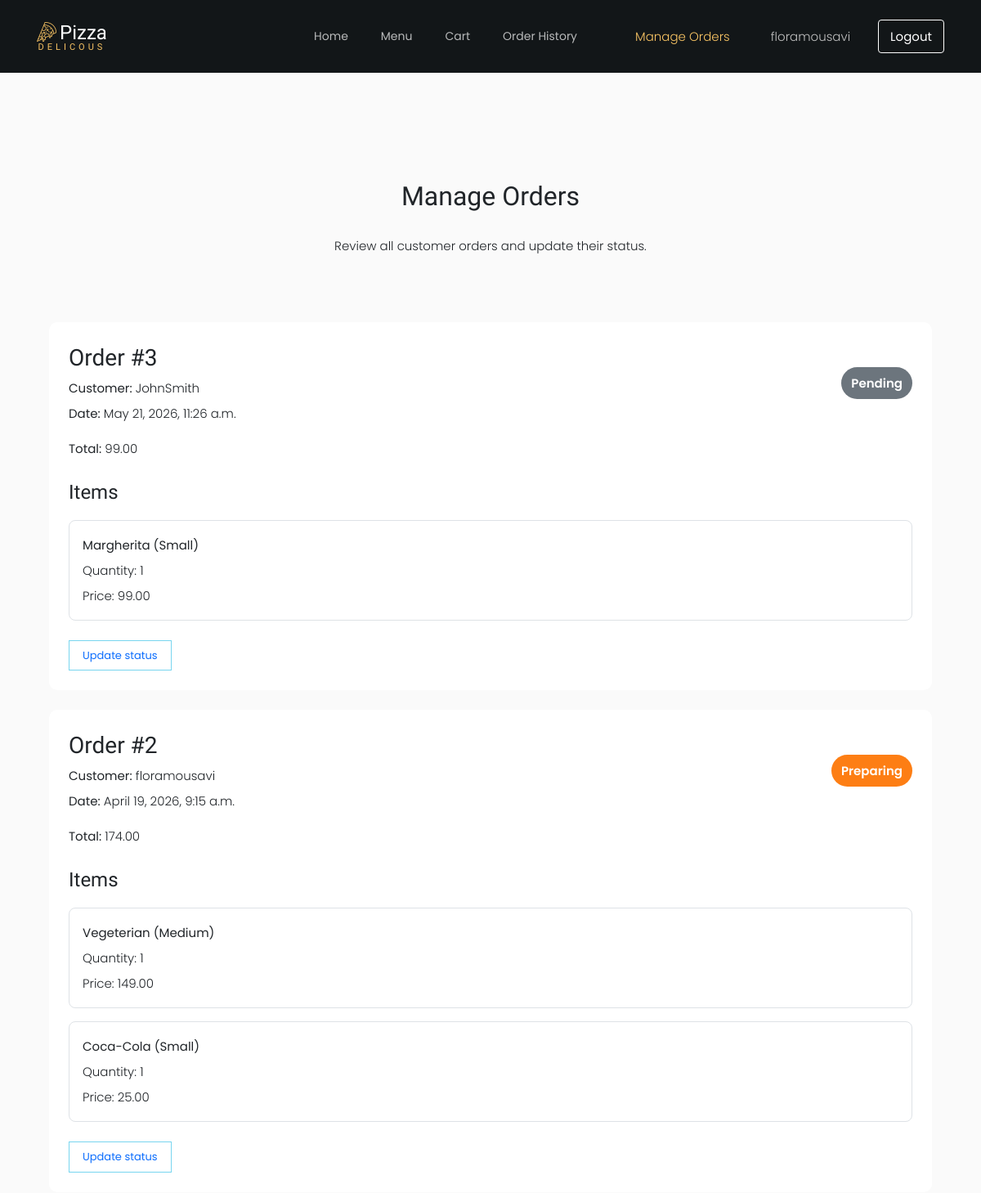
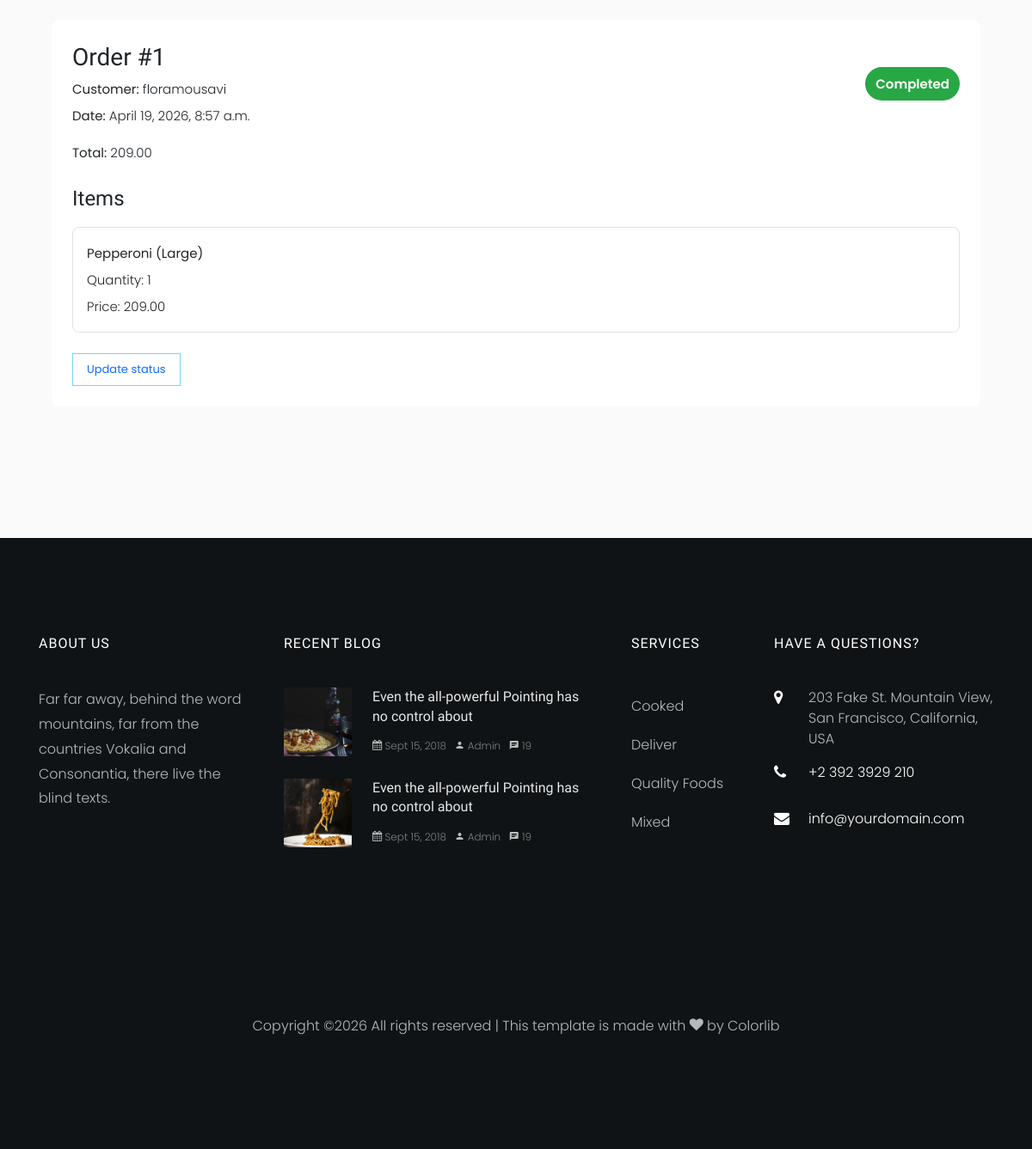
Page /orders/staff/ (signed in) on the committed database (2 pictures, top to bottom).
### orders/models.py (models this page shows, shortened)
class Order(models.Model):
    STATUS_PENDING = "Pending"
    STATUS_PREPARING = "Preparing"
    STATUS_COMPLETED = "Completed"
    STATUS_CHOICES = [
        (STATUS_PENDING, "Pending"),
        (STATUS_PREPARING, "Preparing"),
        (STATUS_COMPLETED, "Completed"),
    ]
    user = models.ForeignKey(
        settings.AUTH_USER_MODEL,
        on_delete=models.CASCADE,
        related_name="orders"
    )
    created_at = models.DateTimeField(auto_now_add=True)
    total_price = models.DecimalField(max_digits=8, decimal_places=2, default=0.00)
    status = models.CharField(max_length=20, choices=STATUS_CHOICES, default=STATUS_PENDING)

class OrderItem(models.Model):
    order = models.ForeignKey(Order, on_delete=models.CASCADE, related_name="items")
    pizza = models.ForeignKey(Pizza, on_delete=models.SET_NULL, null=True, blank=True)
    drink = models.ForeignKey(Drink, on_delete=models.SET_NULL, null=True, blank=True)
    pizza_size = models.ForeignKey(PizzaSize, on_delete=models.SET_NULL, null=True, blank=True)
    selected_toppings = models.ManyToManyField(Topping, blank=True)
    quantity = models.PositiveIntegerField(default=1)
    item_name_snapshot = models.CharField(max_length=150)
    item_price_snapshot = models.DecimalField(max_digits=8, decimal_places=2)

### orders/views.py (the view)
# urls.py: path("staff/", views.staff_order_list, name="staff_order_list"),
@login_required
@user_passes_test(staff_required)
def staff_order_list(request):
    orders = Order.objects.all().order_by("-created_at")
    return render(request, "orders/staff_order_list.html", {"orders": orders})

### orders/views.py (called while the page is built)
def staff_required(user):
    return user.is_staff

### orders/templates/orders/staff_order_list.html (shortened to what this page needs)
{% extends "base.html" %}
{% block content %}
<section class="ftco-section">
    <div class="container">
        <div class="row justify-content-center mb-5 pb-3">
            <div class="col-md-7 staff-heading text-center ftco-animate">
                <h2 class="mb-4">Manage Orders</h2>
                <p>Review all customer orders and update their status.</p>
            </div>
        </div>
        {% if orders %}
            <div class="row">
                <div class="col-md-12">
                    {% for order in orders %}
                        <div class="staff-box p-4 mb-4" style="background: #ffffff; border-radius: 10px;">
                            <div class="d-flex justify-content-between align-items-center flex-wrap mb-3">
                                <div>
                                    <h3 class="mb-1">Order #{{ order.id }}</h3>
                                    <p class="mb-1"><strong>Customer:</strong> {{ order.user.username }}</p>
                                    <p class="mb-0"><strong>Date:</strong> {{ order.created_at }}</p>
                                </div>
                                <div>
                                    <span class="staff-status {{ order.status|lower }}">{{ order.status }}</span>
                                </div>
                            </div>
                            <p><strong>Total:</strong> {{ order.total_price }}</p>
                            <h4 class="mt-4 mb-3">Items</h4>
                            {% for item in order.items.all %}
                                <div class="mb-3 p-3" style="border: 1px solid #dee2e6; border-radius: 8px;">
                                    <p class="mb-1"><strong>{{ item.item_name_snapshot }}</strong></p>
                                    <p class="mb-1">Quantity: {{ item.quantity }}</p>
                                    <p class="mb-0">Price: {{ item.item_price_snapshot }}</p>
                                </div>
                            {% empty %}
                                <p>No items in this order.</p>
                            {% endfor %}
                            <a href="{% url 'orders:update_order_status' order.id %}" class="btn btn-outline-primary py-2 px-3 mt-2">
                                Update status
                            </a>
                        </div>
                    {% endfor %}
                </div>
            </div>
        {% endif %}
    </div>
</section>
{% endblock %}

### templates/base.html (shortened to what this page needs)
{% load static %}
<!DOCTYPE html>
<html lang="en">
<head>
    <link rel="stylesheet" href="{% static 'pizza_template/css/open-iconic-bootstrap.min.css' %}">
    <link rel="stylesheet" href="{% static 'pizza_template/css/animate.css' %}">
    <link rel="stylesheet" href="{% static 'pizza_template/css/owl.carousel.min.css' %}">
    <link rel="stylesheet" href="{% static 'pizza_template/css/owl.theme.default.min.css' %}">
    <link rel="stylesheet" href="{% static 'pizza_template/css/magnific-popup.css' %}">
    <link rel="stylesheet" href="{% static 'pizza_template/css/aos.css' %}">
    <link rel="stylesheet" href="{% static 'pizza_template/css/ionicons.min.css' %}">
    <link rel="stylesheet" href="{% static 'pizza_template/css/bootstrap-datepicker.css' %}">
    <link rel="stylesheet" href="{% static 'pizza_template/css/jquery.timepicker.css' %}">
    <link rel="stylesheet" href="{% static 'pizza_template/css/flaticon.css' %}">
    <link rel="stylesheet" href="{% static 'pizza_template/css/icomoon.css' %}">
    <link rel="stylesheet" href="{% static 'pizza_template/css/style.css' %}">
</head>
<body class="bg-light">
      	<nav class="navbar navbar-expand-lg navbar-dark ftco_navbar bg-dark ftco-navbar-light" id="ftco-navbar">
            <div class="container">
                  <a class="navbar-brand" href="{% url 'menu:home' %}"><span class="flaticon-pizza-1 mr-1"></span>Pizza<br><small>Delicous</small></a>
              <div class="collapse navbar-collapse" id="ftco-nav">
                <ul class="navbar-nav ml-auto">
                    <li class="nav-item {% if request.resolver_match.url_name == 'home' %}active{% endif %}">
                        <a href="{% url 'menu:home' %}" class="nav-link">Home</a>
                    </li>
                    <li class="nav-item {% if request.resolver_match.url_name == 'menu_list' or request.resolver_match.url_name == 'pizza_detail' %}active{% endif %}">
                        <a href="{% url 'menu:menu_list' %}" class="nav-link">Menu</a>
                    </li>
                    <li class="nav-item {% if request.resolver_match.url_name == 'cart' or request.resolver_match.url_name == 'checkout' %}active{% endif %}">
                        <a href="{% url 'orders:cart' %}" class="nav-link">Cart</a>
                    </li>
                    <li class="nav-item {% if request.resolver_match.url_name == 'order_history' %}active{% endif %}">
                        <a href="{% url 'orders:order_history' %}" class="nav-link">Order History</a>
                    </li>
                </ul>
                    <div class="navbar-account-area">
                        {% if user.is_authenticated and user.is_staff %}
                        <a href="{% url 'orders:staff_order_list' %}"
                           class="nav-link {% if request.resolver_match.url_name == 'staff_order_list' or request.resolver_match.url_name == 'update_order_status' %}active{% endif %}">
                            Manage Orders
                        </a>
                        {% endif %}
                        {% if user.is_authenticated %}
                            <span class="nav-link">
                                {{ user.username }}
                            </span>
                            <form action="{% url 'accounts:logout' %}" method="post">
                                <button type="submit" class="logout-btn">
                                    Logout
                                </button>
                            </form>
                        {% endif %}
                    </div>
              </div>
		    </div>
        </nav>
    <div class="container my-4">
        {% block content %}
        {% endblock %}
    </div>
<footer class="ftco-footer ftco-section img">
      <div class="container">
        <div class="row mb-5">
          <div class="col-lg-3 col-md-6 mb-5 mb-md-5">
            <div class="ftco-footer-widget mb-4">
              <h2 class="ftco-heading-2">About Us</h2>
              <p>Far far away, behind the word mountains, far from the countries Vokalia and Consonantia, there live the blind texts.</p>
              <ul class="ftco-footer-social list-unstyled float-md-left float-lft mt-5">
              </ul>
            </div>
          </div>
          <div class="col-lg-4 col-md-6 mb-5 mb-md-5">
            <div class="ftco-footer-widget mb-4">
              <h2 class="ftco-heading-2">Recent Blog</h2>
              <div class="block-21 mb-4 d-flex">
                <a class="blog-img mr-4" style="background-image: url({% static 'pizza_template/images/image_1.jpg' %}"></a>
                <div class="text">
                  <h3 class="heading"><a href="#">Even the all-powerful Pointing has no control about</a></h3>
                  <div class="meta">
                    <div><a href="#"><span class="icon-calendar"></span> Sept 15, 2018</a></div>
                    <div><a href="#"><span class="icon-person"></span> Admin</a></div>
                    <div><a href="#"><span class="icon-chat"></span> 19</a></div>
                  </div>
                </div>
              </div>
              <div class="block-21 mb-4 d-flex">
                <a class="blog-img mr-4" style="background-image: url({% static 'pizza_template/images/image_2.jpg' %}"></a>
                <div class="text">
                  <h3 class="heading"><a href="#">Even the all-powerful Pointing has no control about</a></h3>
                  <div class="meta">
                    <div><a href="#"><span class="icon-calendar"></span> Sept 15, 2018</a></div>
                    <div><a href="#"><span class="icon-person"></span> Admin</a></div>
                    <div><a href="#"><span class="icon-chat"></span> 19</a></div>
                  </div>
                </div>
              </div>
            </div>
          </div>
          <div class="col-lg-2 col-md-6 mb-5 mb-md-5">
             <div class="ftco-footer-widget mb-4 ml-md-4">
              <h2 class="ftco-heading-2">Services</h2>
              <ul class="list-unstyled">
                <li><a href="#" class="py-2 d-block">Cooked</a></li>
                <li><a href="#" class="py-2 d-block">Deliver</a></li>
                <li><a href="#" class="py-2 d-block">Quality Foods</a></li>
                <li><a href="#" class="py-2 d-block">Mixed</a></li>
              </ul>
            </div>
          </div>
          <div class="col-lg-3 col-md-6 mb-5 mb-md-5">
            <div class="ftco-footer-widget mb-4">
            	<h2 class="ftco-heading-2">Have a Questions?</h2>
            	<div class="block-23 mb-3">
	              <ul>
	                <li><span class="icon icon-map-marker"></span><span class="text">203 Fake St. Mountain View, San Francisco, California, USA</span></li>
	                <li><a href="#"><span class="icon icon-phone"></span><span class="text">+2 392 3929 210</span></a></li>
	                <li><a href="#"><span class="icon icon-envelope"></span><span class="text">info@yourdomain.com</span></a></li>
	              </ul>
	            </div>
            </div>
          </div>
        </div>
        <div class="row">
          <div class="col-md-12 text-center">
            <p>
  Copyright &copy;<script>document.write(new Date().getFullYear());</script> All rights reserved | This template is made with <i class="icon-heart" aria-hidden="true"></i> by <a href="https://colorlib.com" target="_blank">Colorlib</a>
  </p>
          </div>
        </div>
      </div>
    </footer>
</body>
</html>

### static/pizza_template/css/icomoon.css (style rules this page uses)
[class^="icon-"], [class*=" icon-"] { font-family: 'icomoon' !important; speak: none; font-style: normal; font-weight: normal; font-variant: normal; text-transform: none; line-height: 1; -webkit-font-smoothing: antialiased; -moz-osx-font-smoothing: grayscale; }
.icon-heart:before { content: "\f004"; }
.icon-map-marker:before { content: "\f041"; }
.icon-calendar:before { content: "\f073"; }
.icon-phone:before { content: "\f095"; }
.icon-envelope:before { content: "\f0e0"; }
.icon-chat:before { content: "\e0b7"; }
.icon-person:before { content: "\e7fd"; }

### templates/base.html (style rules this page uses)
.navbar-account-area { display: flex; align-items: center; gap: 18px; margin-left: 35px; white-space: nowrap; }
.navbar-account-area a, .navbar-account-area span { display: inline-block; }
.navbar-account-area form { display: inline-block; margin: 0; }
.navbar-account-area .logout-btn { padding: 6px 14px; border-radius: 4px; border: 1px solid #ffffff; background: transparent; color: #ffffff; cursor: pointer; }

### orders/templates/orders/staff_order_list.html (style rules this page uses)
.ftco-section .staff-heading, .ftco-section .staff-heading * { color: #212529 !important; }
.staff-box, .staff-box * { color: #212529 !important; }
.staff-status { display: inline-block; padding: 6px 12px; border-radius: 20px; font-weight: 600; color: #ffffff !important; }
.staff-status.pending { background-color: #6c757d; }
.staff-status.preparing { background-color: #fd7e14; }
.staff-status.completed { background-color: #28a745; }
.staff-box .btn-outline-primary { color: #0d6efd !important; }

### rows in the picture
Order: id "3", user.username "JohnSmith", created_at "May 21, 2026, 11:26 a.m.", status "Pending", total_price "99.00"
OrderItem: item_name_snapshot "Margherita (Small)", quantity "1", item_price_snapshot "99.00"
Order: id "2", user.username "floramousavi", created_at "April 19, 2026, 9:15 a.m.", status "Preparing", total_price "174.00"
OrderItem: item_name_snapshot "Vegeterian (Medium)", quantity "1", item_price_snapshot "149.00"
OrderItem: item_name_snapshot "Coca-Cola (Small)", quantity "1", item_price_snapshot "25.00"
Order: id "1", user.username "floramousavi", created_at "April 19, 2026, 8:57 a.m.", status "Completed", total_price "209.00"
OrderItem: item_name_snapshot "Pepperoni (Large)", quantity "1", item_price_snapshot "209.00"

### other values in the picture
{{ user.username }} "floramousavi"
